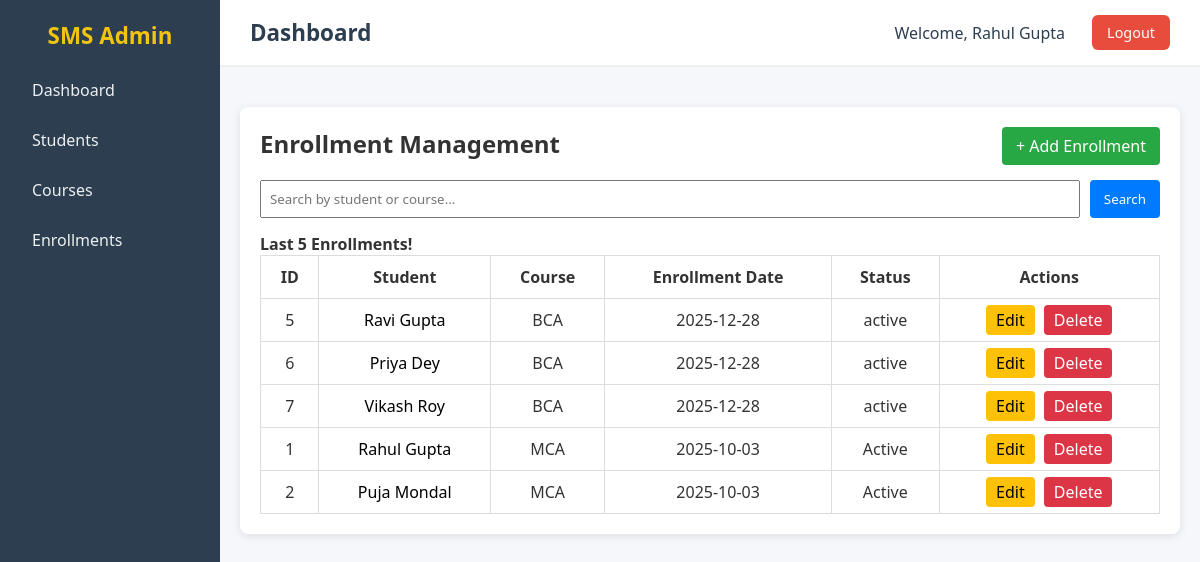
The page /enrollments (signed in) on the database its author committed.
### SMS/app/models/sms_models.py (models this page shows)
class User(db.Model):
    __tablename__ = "users"
    id = db.Column(db.Integer,primary_key= True)
    name = db.Column(db.String(100),nullable =False)
    email = db.Column(db.String(80),nullable = False)
    username = db.Column(db.String(80),unique = True,nullable = False)
    password = db.Column(db.String(80),nullable = False)

class Enrollment(db.Model):
    __tablename__ = "enrollments"
    f_date = datetime.date.today()
    id = db.Column(db.Integer, primary_key=True)
    student_id = db.Column(db.Integer, db.ForeignKey("students.id"), nullable=False)
    course_id = db.Column(db.Integer, db.ForeignKey("courses.id"), nullable=False)
    semester_id = db.Column(db.Integer, db.ForeignKey("semesters.id"), nullable=False)
    enroll_date = db.Column(db.Date, default=f_date, nullable=False)
    status = db.Column(db.String(20), default="active", nullable=False)
    course = db.relationship("Course", backref="enrollments")
    semester = db.relationship("Semester", backref="enrollments")

class Student(db.Model):
    __tablename__ = "students"
    id = db.Column(db.Integer, primary_key=True)
    name = db.Column(db.String(100), nullable=False)
    address = db.Column(db.String(200), nullable=False)
    age = db.Column(db.Integer, nullable=False)
    phone = db.Column(db.String(15), nullable=False)
    email = db.Column(db.String(30), nullable=False, unique=True)
    last_qualification = db.Column(db.String(30))
    enrollments = db.relationship("Enrollment", backref="student", lazy=True)

class Course(db.Model):
    __tablename__ = "courses"
    id = db.Column(db.Integer, primary_key=True)
    name = db.Column(db.String(100), nullable=False, unique=True)
    duration = db.Column(db.String(20), nullable=False)
    semesters = db.relationship("Semester", backref="course", lazy=True)

### SMS/app/routes/enrollments.py (the view)
@enrollment_bp.route("/enrollments")
@login_required
def enroll_home():
    if session.get("user_id"):
        enrolls = Enrollment.query.order_by(Enrollment.enroll_date.desc()).limit(5).all()
        return render_template("enrollment/enroll_home.html",enrollments = enrolls,text = "Last 5 Enrollments!")
    else:
        return redirect(url_for("auth.login"))

### SMS/app/decorator/login_auth.py (called while the page is built)
def login_required(f):
    @wraps(f)
    def decorated_function(*args, **kwargs):
        if "user_id" not in session:
            return redirect(url_for("auth.login"))  # redirect to login page
        return f(*args, **kwargs)
    return decorated_function

### SMS/app/routes/base.py (called while the page is built)
@base_bp.app_context_processor
def inject_user():
    user_id = session.get('user_id')
    if user_id:
        return {"login_user": User.query.get(user_id)}
    return {"login_user": None}

### SMS/app/templates/enrollment/enroll_home.html (shortened to what this page needs)
{% extends "base.html" %}
{% block css %}
<link rel="stylesheet" href="{{ url_for('static', filename='css/enroll_home.css') }}">
{% endblock %}
{% block content %}
<div class="enrollments-container">
    <div class="top-bar">
        <h2>Enrollment Management</h2>
        <a href="/enrollments/add" class="btn-add">+ Add Enrollment</a>
    </div>
    <form method="POST" action="/enrollments/search" class="search-form">
        <input type="text" name="search" placeholder="Search by student or course..." required>
        <button type="submit">Search</button>
    </form>
    <H4>{{text}}</H4>
    <table class="enrollments-table">
        <thead>
            <tr>
                <th>ID</th>
                <th>Student</th>
                <th>Course</th>
                <th>Enrollment Date</th>
                <th>Status</th>
                <th>Actions</th>
            </tr>
        </thead>
        <tbody>
            {% for enroll in enrollments %}
            <tr>
                <td>{{ enroll.id }}</td>
                <td> <a href="/enroll/students/{{ enroll.student.id }}/viwe" class="student_name_a">{{  enroll.student.name }}</a></td>
                <td>{{ enroll.course.name }}</td>
                <td>{{ enroll.enroll_date }}</td>
                <td>{{ enroll.status }}</td>
                <td>
                    <a href="/enrollments/{{ enroll.id }}/edit" class="btn-edit">Edit</a>
                    <a href="/enrollments/{{ enroll.id }}/delete" class="btn-delete">Delete</a>
                </td>
            </tr>
            {% endfor %}
        </tbody>
    </table>
</div>
{% endblock %}

### SMS/app/templates/base.html (shortened to what this page needs)
<!DOCTYPE html>
<html lang="en">
<head>
    <link rel="stylesheet" href="{{ url_for('static', filename='css/base.css') }}">
    {% block css %}{% endblock %}
</head>
<body>
    <div class="main-content">
        <div class="sidebar">
            <h2><a href="/">SMS Admin</h2></a>
            <ul>
                <li><a href="/">Dashboard</a></li>
                <li><a href="/students">Students</a></li>
                <li><a href="/courses">Courses</a></li>
                <li><a href="/enrollments">Enrollments</a></li>
            </ul>
        </div>
        <div class="content">
            <header>
                <h1>{% block header_title %}Dashboard{% endblock %}</h1>
                <div class="user-info">
                    <span class="username">Welcome, {{ login_user.name }}</span>
                    <a href="/logout" class="logout-btn" onclick="clearAppCache()">Logout</a>
                </div>
            </header>
            <main>
            {% block content %}
            {% endblock %}
        </main>
        </div>
    </div>
</body>
</html>

### SMS/app/static/css/base.css (style rules this page uses)
* { margin: 0; padding: 0; box-sizing: border-box; font-family: "Segoe UI", Tahoma, Geneva, Verdana, sans-serif; }
body { background: #f5f7fa; color: #333; min-height: 100vh; }
.main-content { display: flex; min-height: 100vh; }
.sidebar { width: 220px; background: #2c3e50; color: #fff; padding: 20px; flex-shrink: 0; }
.sidebar h2 { text-align: center; margin-bottom: 20px; font-size: 1.4rem; }
.sidebar h2 a { text-decoration: none; color: #f1c40f; }
.sidebar ul { list-style: none; }
.sidebar ul li { margin: 12px 0; }
.sidebar ul li a { text-decoration: none; color: #ecf0f1; padding: 8px 12px; display: block; border-radius: 6px; transition: background 0.3s; }
.content { flex-grow: 1; display: flex; flex-direction: column; }
header { background: #fff; padding: 15px 30px; display: flex; justify-content: space-between; align-items: center; border-bottom: 2px solid #eee; }
.user-info { display: flex; align-items: center; gap: 15px; }
.username { font-size: 1rem; font-weight: 500; color: #2c3e50; padding: 6px 12px; border-radius: 6px; }
header h1 { font-size: 1.4rem; color: #2c3e50; }
.logout-btn { text-decoration: none; background: #e74c3c; color: #fff; padding: 8px 15px; border-radius: 6px; font-size: 0.9rem; transition: background 0.3s; }
main { flex-grow: 1; padding: 20px; }

### SMS/app/static/css/enroll_home.css (style rules this page uses)
.enrollments-container { background: #fff; padding: 20px; border-radius: 8px; box-shadow: 0 2px 8px rgba(0,0,0,0.1); max-width: 1000px; margin: 20px auto; }
.top-bar { display: flex; justify-content: space-between; margin-bottom: 15px; }
.btn-add { background: #28a745; color: #fff; padding: 8px 14px; border-radius: 4px; text-decoration: none; transition: 0.2s; }
.search-form { margin-bottom: 15px; display: flex; gap: 10px; }
.search-form input { padding: 8px; flex: 1; }
.search-form button { padding: 8px 14px; background: #007bff; color: white; border: none; border-radius: 4px; }
.enrollments-table { width: 100%; border-collapse: collapse; }
.enrollments-table th, .enrollments-table td { padding: 10px; border: 1px solid #ddd; text-align: center; }
.student_name_a { text-decoration: none; color: black; }
.btn-edit { background: #ffc107; color: #000; padding: 4px 10px; border-radius: 4px; text-decoration: none; margin-right: 5px; }
.btn-delete { background: #dc3545; color: white; padding: 4px 10px; border-radius: 4px; text-decoration: none; }

### rows shown on the page
User: name "Rahul Gupta"
Enrollment: id "5", student.name "Ravi Gupta", course.name "BCA", enroll_date "2025-12-28", status "active"
Enrollment: id "6", student.name "Priya Dey", course.name "BCA", enroll_date "2025-12-28", status "active"
Enrollment: id "7", student.name "Vikash Roy", course.name "BCA", enroll_date "2025-12-28", status "active"
Enrollment: id "1", student.name "Rahul Gupta", course.name "MCA", enroll_date "2025-10-03", status "Active"
Enrollment: id "2", student.name "Puja Mondal", course.name "MCA", enroll_date "2025-10-03", status "Active"

### other values the page prints
{{ text }} "Last 5 Enrollments!"
